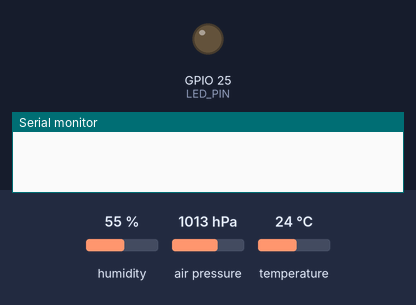
Simulated run of this sketch. Board: ESP32. On the bench: output pins drawn as LEDs (lit = HIGH), the last lines printed to the serial monitor. Inputs (shaded band) come from the test bench; at power-on: humidity 55 %, air pressure 1013 hPa, temperature 24 °C. The local clock reads 2024-03-15 10:24:30 at power-on unless the sketch sets it; storage starts empty. At 7.4 s the program puts the board to deep sleep or switches it off; the recording ends there.

Above: at 0.0 s.
At 2.2 s:
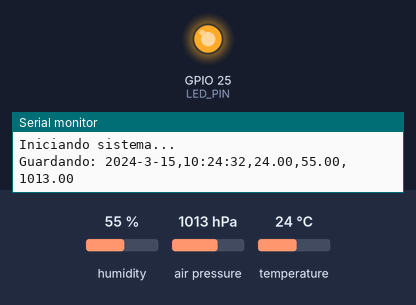
Timing chart, 0 to 7.4 s (numbered marks = the images above):
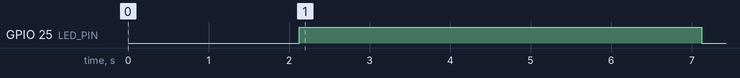

Measured:
- by itself, GPIO 25 (LED_PIN): LOW → HIGH at 2.1 s, → LOW 5.0 s later

The sketch:

code_vers1.0.ino
```cpp
#include "FS.h"
#include "SD.h"
#include <SPI.h>
#include <Wire.h>
#include <Adafruit_AHTX0.h>
#include <Adafruit_BMP280.h>
#include <RTClib.h>
#include "esp_sleep.h"

// ---------- SD ----------
#define SD_CS 5

// ---------- LED ----------
#define LED_PIN 25

// ---------- Sensores ----------
Adafruit_AHTX0 aht;
Adafruit_BMP280 bmp;
RTC_DS3231 rtc;

// ---------- DEEP SLEEP ----------
RTC_DATA_ATTR int readingID = 0;

// 30 minutos = 1800 segundos
const uint64_t TIME_TO_SLEEP = 1800;

void setup() {
  Serial.begin(115200);
  delay(2000);
  Serial.println("Iniciando sistema...");

  // LED
  pinMode(LED_PIN, OUTPUT);
  digitalWrite(LED_PIN, LOW);

  // I2C
  Wire.begin(21, 22);

  // BMP280
  if (!bmp.begin(0x77)) {
    Serial.println("ERROR: No se encuentra BMP280");
    while (1);
  }

  // AHT20
  if (!aht.begin()) {
    Serial.println("ERROR: No se encuentra AHT20");
    while (1);
  }

  // RTC
  if (!rtc.begin()) {
    Serial.println("ERROR: No se encuentra DS3231");
    while (1);
  }

  // SD
  if (!SD.begin(SD_CS)) {
    Serial.println("ERROR: SD mount failed");
    while (1);
  }

  // Crear archivo si no existe
  if (!SD.exists("/clim28033.txt")) {
    writeFile(SD, "/clim28033.txt",
      "Date,Time,Temperature_AHT20,Humidity_AHT20,Pressure_BMP280\r\n");
  }

  // Guardar lectura
  logSDCard();

  readingID++;

  Serial.println("Entrando en deep sleep...");
  Serial.flush();

  esp_sleep_enable_timer_wakeup(TIME_TO_SLEEP * 1000000ULL);
  delay(300);
  esp_deep_sleep_start();
}

void loop() {
}

// ---------------- FUNCIONES ----------------

void logSDCard() {

  sensors_event_t humidityEvent, tempEvent;
  aht.getEvent(&humidityEvent, &tempEvent);

  float temperatureAHT = tempEvent.temperature;
  float humidityAHT = humidityEvent.relative_humidity;
  float pressureBMP = bmp.readPressure() / 100.0F;

  DateTime now = rtc.now();

  String dateStr = String(now.year()) + "-" +
                   String(now.month()) + "-" +
                   String(now.day());

  String timeStr = String(now.hour()) + ":" +
                   String(now.minute()) + ":" +
                   String(now.second());

  String dataMessage = dateStr + "," +
                       timeStr + "," +
                       String(temperatureAHT, 2) + "," +
                       String(humidityAHT, 2) + "," +
                       String(pressureBMP, 2) + "\r\n";

  Serial.print("Guardando: ");
  Serial.println(dataMessage);

  appendFile(SD, "/clim28033.txt", dataMessage.c_str());

  // Encender LED 5 segundos
  digitalWrite(LED_PIN, HIGH);
  delay(5000);
  digitalWrite(LED_PIN, LOW);
}

void writeFile(fs::FS &fs, const char * path, const char * message) {
  File file = fs.open(path, FILE_WRITE);
  if (!file) {
    Serial.println("ERROR: writeFile failed");
    return;
  }
  file.print(message);
  file.close();
}

void appendFile(fs::FS &fs, const char * path, const char * message) {
  File file = fs.open(path, FILE_APPEND);
  if (!file) {
    Serial.println("ERROR: appendFile failed");
    return;
  }
  file.print(message);
  file.close();
}
```
